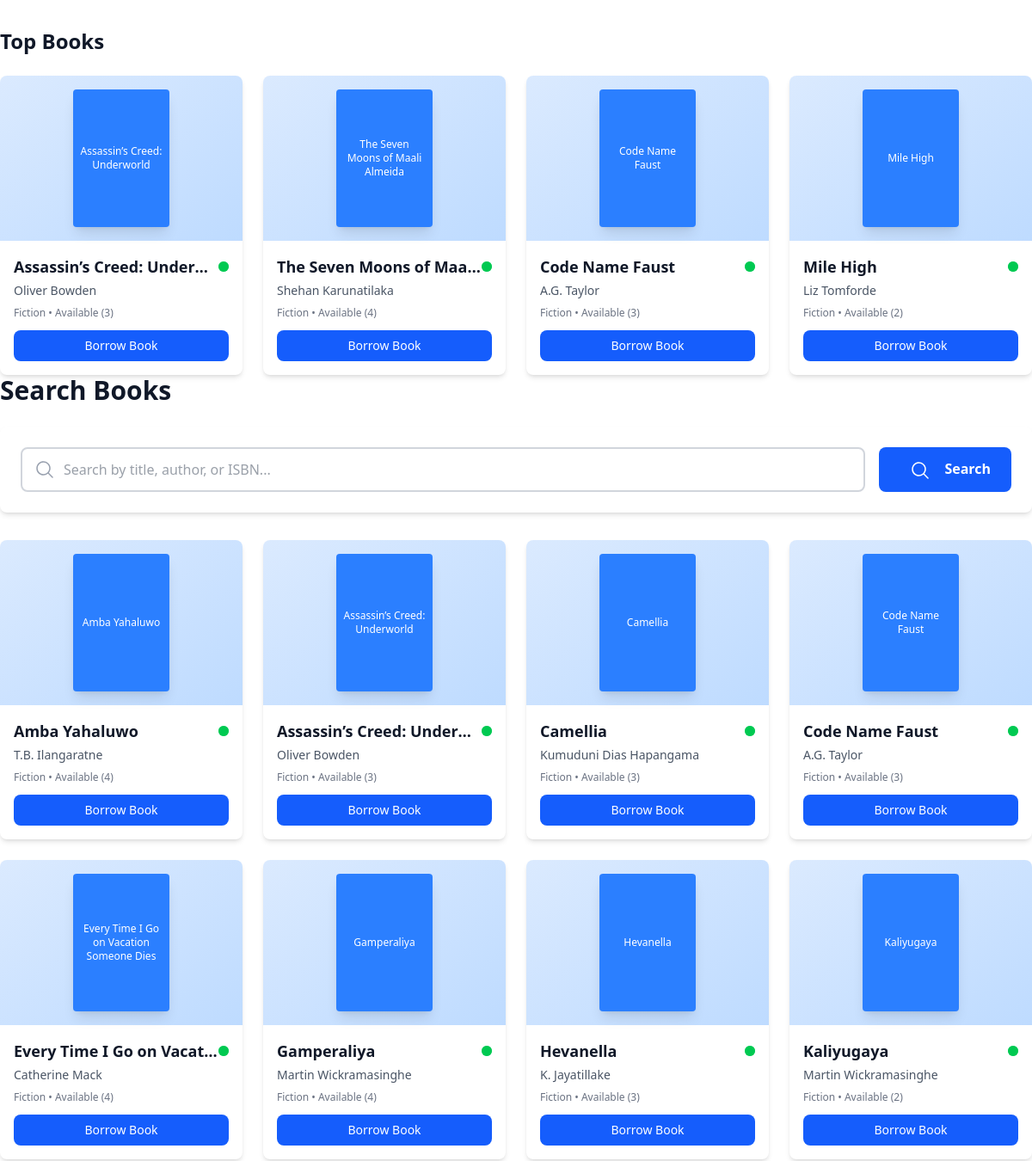
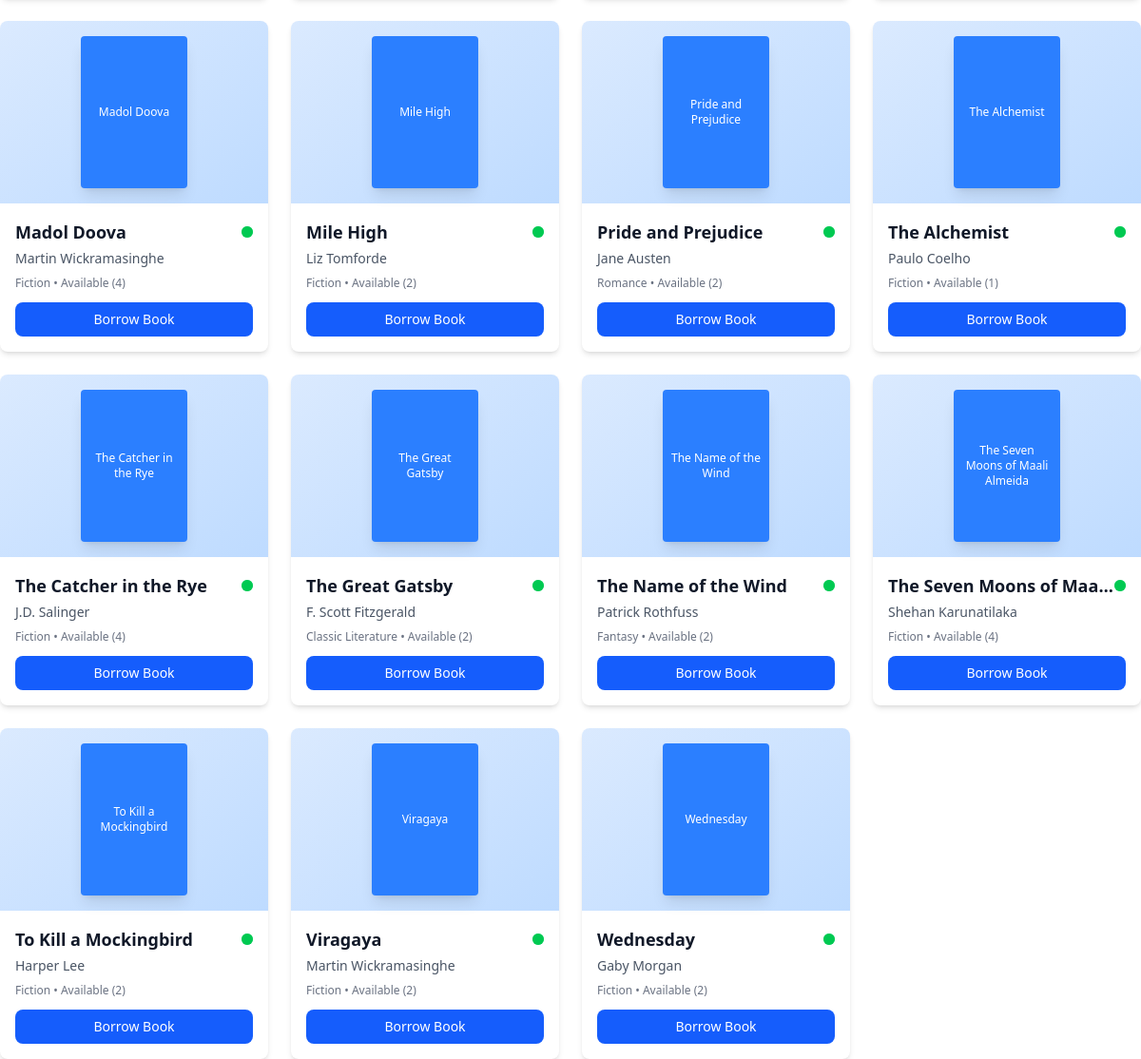
Screenshot of /Code_Test/student_Test.php with the database file from the repository (2 pictures, top to bottom).
### tables this page shows
CREATE TABLE IF NOT EXISTS `books` (
  `id` int NOT NULL AUTO_INCREMENT,
  `title` varchar(255) NOT NULL,
  `author` varchar(255) NOT NULL,
  `isbn` varchar(20) DEFAULT NULL,
  `category` varchar(100) NOT NULL,
  `description` text,
  `cover_image_url` varchar(500) DEFAULT NULL,
  `publication_year` year DEFAULT NULL,
  `publisher` varchar(255) DEFAULT NULL,
  `total_copies` int DEFAULT '1',
  `available_copies` int DEFAULT '1',
  `status` enum('available','borrowed','unavailable') DEFAULT 'available',
  `created_at` timestamp NULL DEFAULT CURRENT_TIMESTAMP,
  `updated_at` timestamp NULL DEFAULT CURRENT_TIMESTAMP ON UPDATE CURRENT_TIMESTAMP,
  PRIMARY KEY (`id`),
  UNIQUE KEY `isbn` (`isbn`)
);

### Code_Test/student_Test.php (the view, shortened to what this page needs)
<?php
$servername = "localhost";
$username = "root";
$password = "";
$dbname = "libraryMS";
$conn = new mysqli($servername, $username, $password, $dbname);
function getAllBooks($conn)
{
    $sql = "SELECT * FROM books ORDER BY created_at DESC";
    $result = $conn->query($sql);
    $books = [];
    if ($result->num_rows > 0) {
        while($row = $result->fetch_assoc()) {
            $books[] = $row;
        }
    }
    return $books;
}
function getAvailableBooks($conn)
{
    $sql = "SELECT * FROM books WHERE available_copies > 0 ORDER BY title";
    $result = $conn->query($sql);
    $books = [];
    if ($result->num_rows > 0) {
        while($row = $result->fetch_assoc()) {
            $books[] = $row;
        }
    }
    return $books;
}
$topBooks = getAllBooks($conn);
$availableBooks = getAvailableBooks($conn);
$searchResults = [];
?>
<!DOCTYPE html>
<html lang="en">
<head>
    <link rel="stylesheet" href="https://cdn.jsdelivr.net/npm/flatpickr/dist/flatpickr.min.css">
    <script src="https://cdn.jsdelivr.net/npm/@tailwindcss/browser@4"></script>
    <link href="index.css" rel="stylesheet">
</head>
<body>
<div class="mt-8">
    <div class="flex items-center justify-between mb-6">
        <h2 class="text-2xl font-bold text-gray-900">Top Books</h2>
    </div>
    <div class="grid grid-cols-1 md:grid-cols-2 lg:grid-cols-4 gap-6">
        <?php foreach (array_slice($topBooks, 0, 4) as $book): ?>
            <div class="bg-white rounded-lg shadow-md hover:shadow-xl transform hover:scale-105 transition-all duration-300 ease-in-out overflow-hidden">
                <div class="h-48 bg-gradient-to-br from-blue-100 to-blue-200 flex items-center justify-center">
                    <div class="h-40 w-28 bg-blue-500 text-white rounded shadow-lg flex items-center justify-center text-xs font-medium text-center p-2"
                         style="<?php echo !empty($book['cover_image_url']) ? 'display: none;' : ''; ?>">
                        <?php echo htmlspecialchars($book['title']); ?>
                    </div>
                </div>
                <div class="p-4">
                    <div class="flex items-center justify-between mb-1">
                        <h3 class="text-lg font-semibold text-gray-900 truncate"><?php echo htmlspecialchars($book['title']); ?></h3>
                        <span class="relative flex size-3">
                                <?php if ($book['available_copies'] > 0): ?>
                                    <span class="relative inline-flex size-3 rounded-full bg-green-500"></span>
                                <?php else: ?>
                                    <span class="absolute inline-flex h-full w-full animate-ping rounded-full bg-red-400 opacity-75"></span>
                                    <span class="relative inline-flex size-3 rounded-full bg-red-500"></span>
                                <?php endif; ?>
                            </span>
                    </div>
                    <p class="text-sm text-gray-600 mb-2"><?php echo htmlspecialchars($book['author']); ?></p>
                    <p class="text-xs <?php echo $book['available_copies'] > 0 ? 'text-gray-500' : 'text-red-500'; ?> mb-3">
                        <?php echo htmlspecialchars($book['category']); ?> •
                        <?php echo $book['available_copies'] > 0 ? 'Available (' . $book['available_copies'] . ')' : 'Borrowed'; ?>
                    </p>
                    <?php if ($book['available_copies'] > 0): ?>
                        <button onclick="borrowBook(<?php echo $book['id']; ?>)"
                                class="w-full px-4 py-2 bg-blue-600 text-white text-sm font-medium rounded-lg hover:bg-blue-700 transition-colors duration-200">
                            Borrow Book
                        </button>
                    <?php else: ?>
                        <button class="w-full px-4 py-2 bg-gray-400 text-white text-sm font-medium rounded-lg cursor-not-allowed" disabled>
                            Currently Borrowed
                        </button>
                    <?php endif; ?>
                </div>
            </div>
        <?php endforeach; ?>
    </div>
</div>
<div id="search-section" class="content-section">
    <h1 class="text-3xl font-bold text-gray-900 mb-6">Search Books</h1>
    <div class="bg-white p-6 rounded-lg shadow-md mb-6">
        <form method="GET" action="">
            <div class="flex space-x-4">
                <div class="relative flex-1">
                    <input type="text" name="search"
                           value="<?php echo isset($_GET['search']) ? htmlspecialchars($_GET['search']) : ''; ?>"
                           placeholder="Search by title, author, or ISBN..."
                           class="w-full pl-12 pr-4 py-3 border-2 border-gray-300 rounded-lg focus:outline-none focus:ring-2 focus:ring-blue-500 focus:border-blue-500 font-medium text-gray-700">
                    <div class="absolute inset-y-0 left-0 pl-4 flex items-center pointer-events-none">
                    </div>
                </div>
                <button type="submit" class="px-6 py-3 bg-blue-600 text-white font-semibold rounded-lg hover:bg-blue-700 transition-colors hover:scale-105 transition duration-300 ease-in-out">
                    Search
                </button>
            </div>
        </form>
    </div>
    <div class="mt-8">
        <div class="grid grid-cols-1 md:grid-cols-2 lg:grid-cols-4 gap-6">
            <?php
            $booksToShow = !empty($searchResults) ? $searchResults : $availableBooks;
            foreach ($booksToShow as $book):
                ?>
                <div class="bg-white rounded-lg shadow-md hover:shadow-xl transform hover:scale-105 transition-all duration-300 ease-in-out overflow-hidden">
                    <div class="h-48 bg-gradient-to-br from-blue-100 to-blue-200 flex items-center justify-center">
                        <div class="h-40 w-28 bg-blue-500 text-white rounded shadow-lg flex items-center justify-center text-xs font-medium text-center p-2"
                             style="<?php echo !empty($book['cover_image_url']) ? 'display: none;' : ''; ?>">
                            <?php echo htmlspecialchars($book['title']); ?>
                        </div>
                    </div>
                    <div class="p-4">
                        <div class="flex items-center justify-between mb-1">
                            <h3 class="text-lg font-semibold text-gray-900 truncate"><?php echo htmlspecialchars($book['title']); ?></h3>
                            <span class="relative flex size-3">
                                    <?php if ($book['available_copies'] > 0): ?>
                                        <span class="relative inline-flex size-3 rounded-full bg-green-500"></span>
                                    <?php else: ?>
                                        <span class="absolute inline-flex h-full w-full animate-ping rounded-full bg-red-400 opacity-75"></span>
                                        <span class="relative inline-flex size-3 rounded-full bg-red-500"></span>
                                    <?php endif; ?>
                                </span>
                        </div>
                        <p class="text-sm text-gray-600 mb-2"><?php echo htmlspecialchars($book['author']); ?></p>
                        <p class="text-xs <?php echo $book['available_copies'] > 0 ? 'text-gray-500' : 'text-red-500'; ?> mb-3">
                            <?php echo htmlspecialchars($book['category']); ?> •
                            <?php echo $book['available_copies'] > 0 ? 'Available (' . $book['available_copies'] . ')' : 'Borrowed'; ?>
                        </p>
                        <?php if ($book['available_copies'] > 0): ?>
                            <button onclick="borrowBook(<?php echo $book['id']; ?>)"
                                    class="w-full px-4 py-2 bg-blue-600 text-white text-sm font-medium rounded-lg hover:bg-blue-700 transition-colors duration-200">
                                Borrow Book
                            </button>
                        <?php else: ?>
                            <button class="w-full px-4 py-2 bg-gray-400 text-white text-sm font-medium rounded-lg cursor-not-allowed" disabled>
                                Currently Borrowed
                            </button>
                        <?php endif; ?>
                    </div>
                </div>
            <?php endforeach; ?>
        </div>
    </div>
</div>
</body>
</html>

### rows the page displays
books: title "Assassin’s Creed: Underworld", title "Assassin’s Creed: Under…", author "Oliver Bowden", category "Fiction", available_copies "3"
books: title "The Seven Moons of Maali Almeida", title "The Seven Moons of Maa…", author "Shehan Karunatilaka", category "Fiction", available_copies "4"
books: title "Code Name Faust", author "A.G. Taylor", category "Fiction", available_copies "3"
books: title "Mile High", author "Liz Tomforde", category "Fiction", available_copies "2"
books: title "Amba Yahaluwo", author "T.B. Ilangaratne", category "Fiction", available_copies "4"
books: title "Camellia", author "Kumuduni Dias Hapangama", category "Fiction", available_copies "3"
books: title "Every Time I Go on Vacation Someone Dies", title "Every Time I Go on Vacat…", author "Catherine Mack", category "Fiction", available_copies "4"
books: title "Gamperaliya", author "Martin Wickramasinghe", category "Fiction", available_copies "4"
books: title "Hevanella", author "K. Jayatillake", category "Fiction", available_copies "3"
books: title "Kaliyugaya", author "Martin Wickramasinghe", category "Fiction", available_copies "2"
books: title "Madol Doova", author "Martin Wickramasinghe", category "Fiction", available_copies "4"
books: title "Pride and Prejudice", author "Jane Austen", category "Romance", available_copies "2"
books: title "The Alchemist", author "Paulo Coelho", category "Fiction", available_copies "1"
books: title "The Catcher in the Rye", author "J.D. Salinger", category "Fiction", available_copies "4"
books: title "The Great Gatsby", author "F. Scott Fitzgerald", category "Classic Literature", available_copies "2"
books: title "The Name of the Wind", author "Patrick Rothfuss", category "Fantasy", available_copies "2"
books: title "To Kill a Mockingbird", author "Harper Lee", category "Fiction", available_copies "2"
books: title "Viragaya", author "Martin Wickramasinghe", category "Fiction", available_copies "2"
books: title "Wednesday", author "Gaby Morgan", category "Fiction", available_copies "2"
